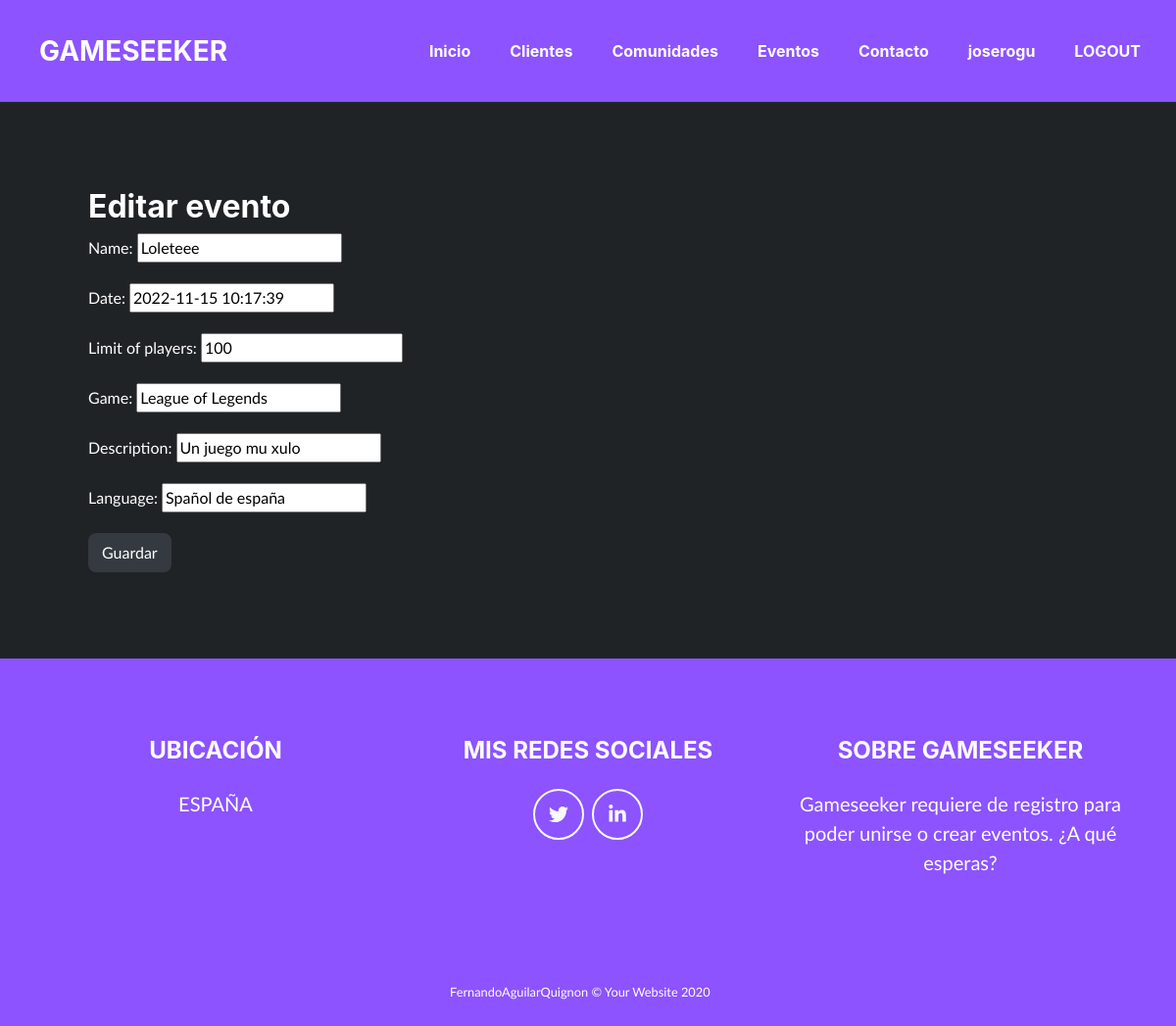
/eventos/1/edit/ (signed in), run on the app's committed database.
### gameseek_app/models.py (models this page shows, shortened)
class Client(AbstractUser):
    class Gender(models.TextChoices):
        VACIO = "VACIO", _("----")
        HOMBRE = "HOMBRE", _("Hombre")
        MUJER = "MUJER", _("Mujer")
        OTRO = "OTRO", _("Otro")
    username = models.CharField(max_length=50, unique=True, null=False, blank=False)
    email = models.EmailField(max_length = 254, unique=True, null=False, blank=False)
    gender = models.CharField(
        max_length = 7,
        choices=Gender.choices,
        default=Gender.VACIO,
    )
    language = models.CharField(max_length = 100, null=True)
    birthday = models.DateField(null=True)

class Event(models.Model):
    name = models.CharField(max_length = 100, unique=True, null=False, blank=False)
    date = models.DateTimeField(default='YYYY-MM-DD HH-MM-SS', null=False, blank=False)
    limit_of_players = models.PositiveBigIntegerField(null=False, blank=False)
    game = models.CharField(max_length = 100, null=False, blank=False)
    description = models.CharField(max_length = 1000)
    language = models.CharField(max_length = 100)

### gameseek_app/views.py (the view)
# urls.py: path('eventos/<int:pk>/edit/', EventUpdateView.as_view(), name='events-update'),
class EventUpdateView(UserPassesTestMixin, UpdateView):
    queryset = Event.objects.all()
    fields = ['name', 'date', 'limit_of_players', 'game', 'description', 'language']
    def test_func(self):
        try:
            return Event.objects.get(pk=self.request.user.pk)==Event.objects.get(pk=self.kwargs.get("pk"))
        except:
            return False

### gameseek_app/templates/gameseek_app/event_form.html (shortened to what this page needs)
{% extends "base.html" %}
{% block content %}
<section class="page-section portfolio" id="portfolio">
    <ul>
    <h2>Editar evento</h2>
    <form method="POST" class="post-form">{% csrf_token %}
        {{ form.as_p }}
        <button type="submit" class="save btn btn-dark">Guardar</button>
    </form>
    </ul>
</section>
{% endblock %}

### gameseek_app/templates/base.html (shortened to what this page needs)
<!DOCTYPE html>
{% load static %}
<html lang="en">
    <head>
        <link href="{% static "css/styles.css" %}" rel="stylesheet" >
        <link rel="stylesheet" type="text/css" href="{% static 'css/heading.css' %}">
        <link rel="stylesheet" type="text/css" href="{% static 'css/body.css' %}">
    </head>
    <body>
        <nav class="navbar navbar-expand-lg bg-secondary fixed-top" id="mainNav">
            <div class="container"><a class="navbar-brand js-scroll-trigger" href="/">GAMESEEKER</a></div>
                <div class="collapse navbar-collapse" id="navbarResponsive">
                        <ul class="navbar-nav ml-auto">
                            <li class="nav-item mx-0 mx-lg-1"><a class="nav-link py-3 px-0 px-lg-3 rounded js-scroll-trigger" href=/>Inicio</a>
                            </li>
                            <li class="nav-item mx-0 mx-lg-1"><a class="nav-link py-3 px-0 px-lg-3 rounded js-scroll-trigger" href={% url 'gmsk:clients-list' %}>Clientes</a>
                            </li>
                            <li class="nav-item mx-0 mx-lg-1"><a class="nav-link py-3 px-0 px-lg-3 rounded js-scroll-trigger" href={% url 'gmsk:communitys-list' %}>Comunidades</a>
                            </li>
                            <li class="nav-item mx-0 mx-lg-1"><a class="nav-link py-3 px-0 px-lg-3 rounded js-scroll-trigger" href={% url 'gmsk:events-list' %}>Eventos</a>
                            </li>
                            <li class="nav-item mx-0 mx-lg-1"><a class="nav-link py-3 px-0 px-lg-3 rounded js-scroll-trigger" href="/contacto">Contacto</a>
                            </li>
                            {% if user.is_authenticated %}
                                <li class="nav-item mx-0 mx-lg-1"><a class="nav-link py-3 px-0 px-lg-3 rounded js-scroll-trigger" href={% url 'gmsk:clients-detail' request.user.id %}>{{ request.user.username }}</a>
                                </li>
                                <li class="nav-item mx-0 mx-lg-1 "><a class="nav-link py-3 px-0 px-lg-3 rounded js-scroll-trigger" href={% url 'logout' %}>LOGOUT</a>
                                </li>
                                {% else %}
                                <li class="nav-item mx-0 mx-lg-1"><a class="nav-link py-3 px-0 px-lg-3 rounded js-scroll-trigger" href={% url 'login' %}>LOGIN</a>
                                </li>
                                <li class="nav-item mx-0 mx-lg-1"><a class="nav-link py-3 px-0 px-lg-3 rounded js-scroll-trigger" href="register/">REGISTER</a>
                                </li>
                            {% endif %}
                        </ul>
                </div>
        </nav>
        {% block content %}{% endblock %}
        <footer class="footer text-center">
            <div class="container">
                <div class="row">
                    <div class="col-lg-4 mb-5 mb-lg-0">
                        <h4 class="mb-4">UBICACIÓN</h4>
                        <p class="pre-wrap lead mb-0">ESPAÑA</p>
                    </div>
                    <div class="col-lg-4 mb-5 mb-lg-0">
                        <h4 class="mb-4">MIS REDES SOCIALES</h4><a class="btn btn-outline-light btn-social mx-1" href="https://twitter.com/Gameseeker_"><i class="fab fa-fw fa-twitter"></i></a><a class="btn btn-outline-light btn-social mx-1" href="https://www.linkedin.com/in/https://www.linkedin.com/in/jos%C3%A9-manuel-rodr%C3%ADguez-guerrero-367a09234/"><i class="fab fa-fw fa-linkedin-in"></i></a>
                    </div>
                    <div class="col-lg-4">
                        <h4 class="mb-4">SOBRE GAMESEEKER</h4>
                        <p class="pre-wrap lead mb-0">Gameseeker requiere de registro para poder unirse o crear eventos. ¿A qué esperas?</p>
                    </div>
                </div>
            </div>
        </footer>
    <section class="copyright py-4 text-center text-white">
        <div class="container"><small class="pre-wrap">FernandoAguilarQuignon © Your Website 2020     </small></div>
    </section>
    </body>
</html>

### data on the page
Client: user.username "joserogu"
Event: name "Loleteee", date "2022-11-15 10:17:39", limit_of_players "100", game "League of Legends", description "Un juego mu xulo", language "Spañol de españa"
